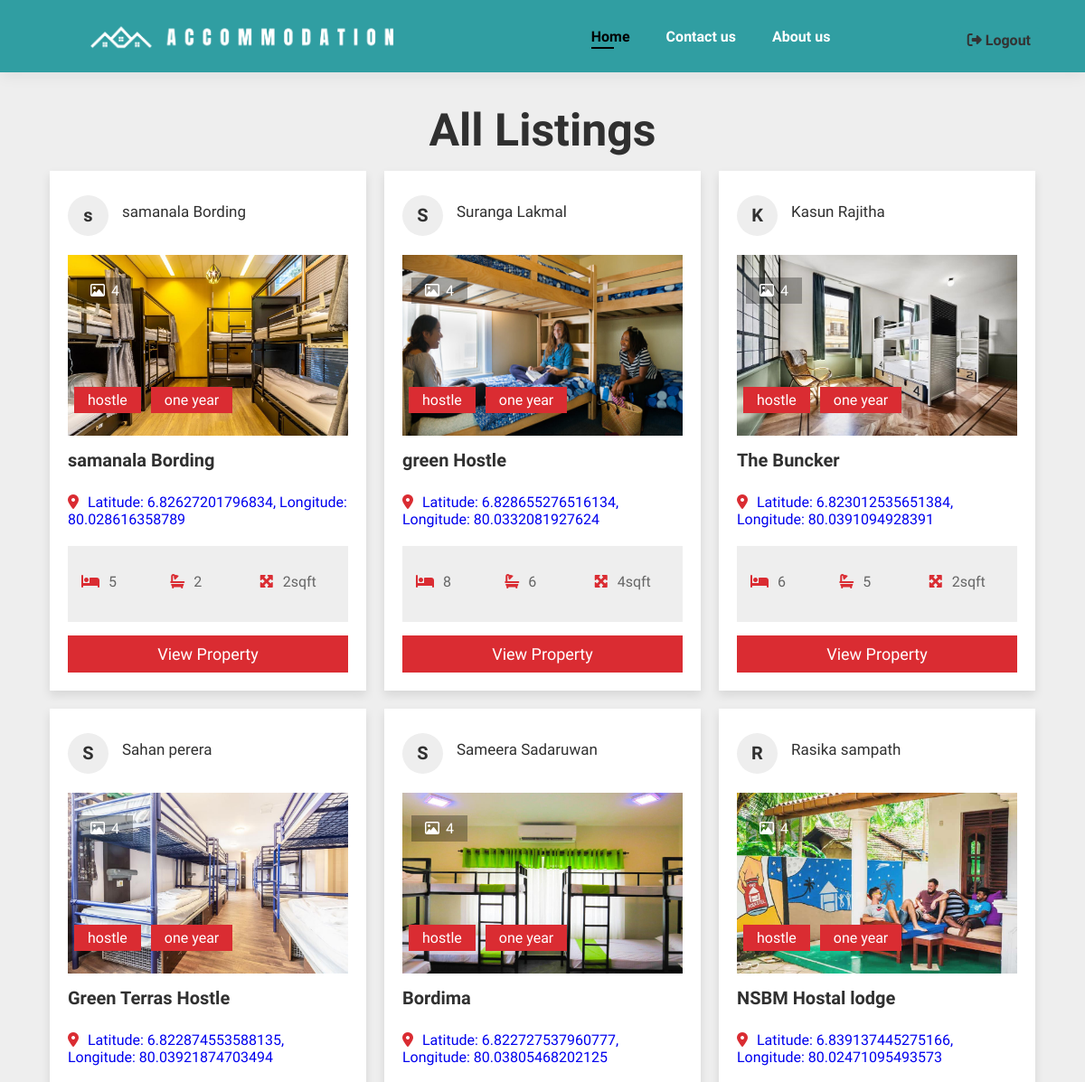
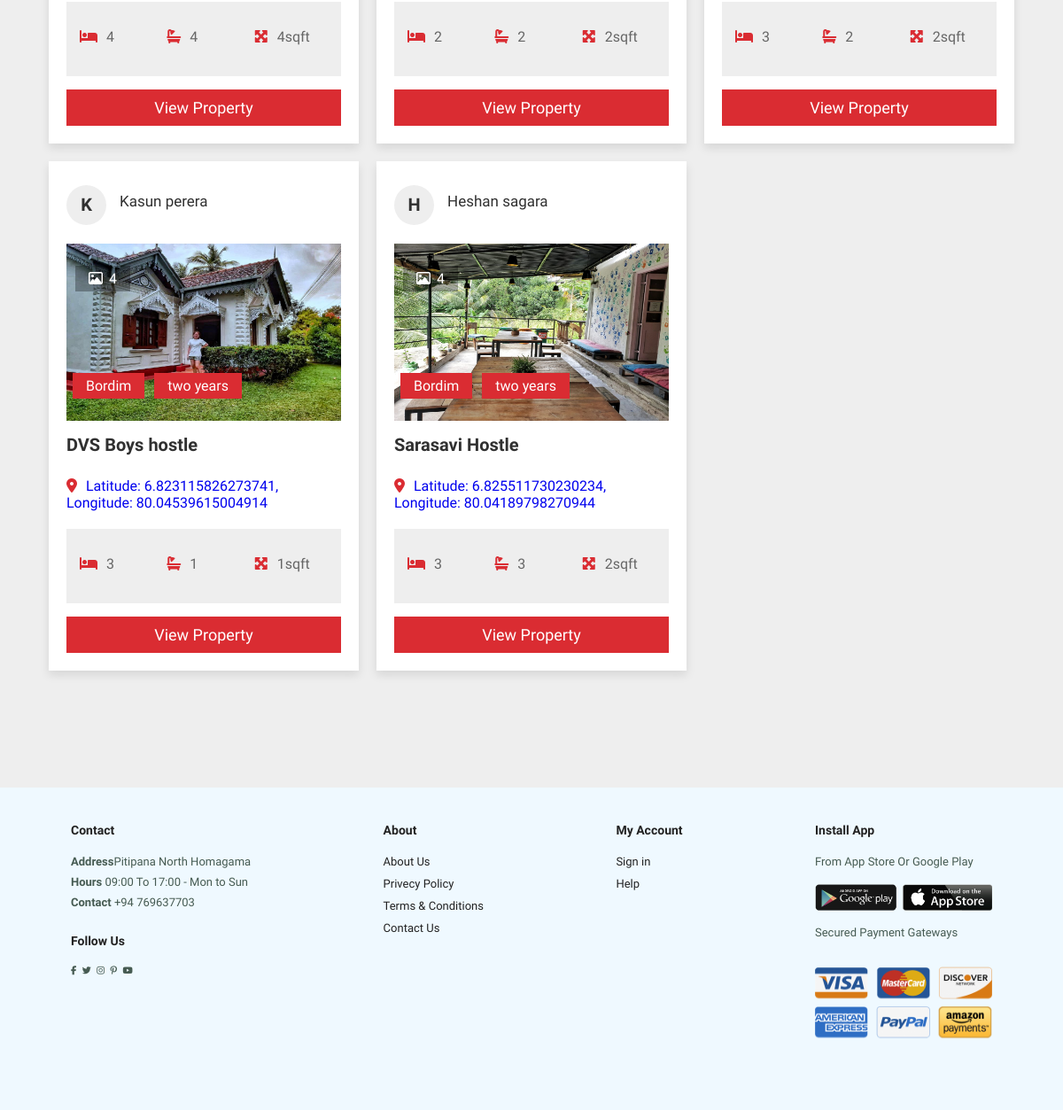
Screenshot of /Landlord/warden/listing.php with the database file from the repository (2 pictures, top to bottom).
### tables this page shows
CREATE TABLE `property_list` (
  `property_id` int(11) NOT NULL,
  `property_name` varchar(200) NOT NULL,
  `property_location` varchar(300) NOT NULL,
  `monthly_rental_amount` decimal(10,2) DEFAULT NULL,
  `owner_name` varchar(100) NOT NULL,
  `phone_number` varchar(10) NOT NULL,
  `building_type` varchar(50) NOT NULL,
  `agreement_type` varchar(50) NOT NULL,
  `deposit_amount` decimal(10,2) DEFAULT NULL,
  `bedrooms` int(11) NOT NULL,
  `bathrooms` int(11) NOT NULL,
  `carpet_area` int(11) NOT NULL,
  `furniture` enum('Yes','No') NOT NULL,
  `kitchen` enum('Yes','No') NOT NULL,
  `security_guards` enum('Yes','No') NOT NULL,
  `power_backup` enum('Yes','No') NOT NULL,
  `property_desc` text DEFAULT NULL,
  `property_image_url` varchar(300) NOT NULL
);

### Landlord/warden/listing.php (the view, shortened to what this page needs)
<!DOCTYPE html>
<html lang="en">
<head>
    <link rel="stylesheet" href="css/styles.css">
    <link rel="stylesheet" href="css/warden.css">
</head>
<body>
<?php include ("partials/nav.php"); ?>
<section class="listings">
    <h1 class="heading">All Listings</h1>
    <div class="box-container">
    <?php
$servername = "localhost";
$username = "root";
$password = "";
$database = "accommodation";
$conn = new mysqli($servername, $username, $password, $database);
$sql = "SELECT * FROM property_list";
$result = $conn->query($sql);
if ($result->num_rows > 0) {
    while($row = $result->fetch_assoc()) {
?>
        <div class="box">
            <div class="admin">
                <h3><?php echo substr($row["owner_name"], 0, 1); ?></h3>
                <div>
                    <p><?php echo $row["owner_name"]; ?></p>
                </div>
            </div>
            <div class="thumb">
                            <p class="total-images"><i class="far fa-image"></i><span>4</span></p>
                            <p class="type"><span><?php echo $row["building_type"]; ?></span>
                            <span><?php echo $row["agreement_type"]; ?></span></p>
                            <img src="<?php echo htmlspecialchars('../'.$row["property_image_url"]); ?>" alt="<?php echo htmlspecialchars($row["property_name"]); ?>">
                        </div>
            <h3 class="name"><?php echo $row["property_name"]; ?></h3>
            <p class="location"><a href="<?php echo $row["property_location"]; ?>" target="_blank"><i class="fas fa-map-marker-alt"></i><span><?php echo $row["property_location"]; ?></span></a></p>
            <div class="flex">
                <p><i class="fas fa-bed"></i><span><?php echo $row["bedrooms"]; ?></span></p>
                <p><i class="fas fa-bath"></i><span><?php echo $row["bathrooms"]; ?></span></p>
                <p><i class="fas fa-maximize"></i><span><?php echo $row["carpet_area"]; ?>sqft</span></p>
            </div>
            <a href="view.property.php?id=<?php echo $row["property_id"]; ?>" class="btn">view property</a>
        </div>
        <?php
        }
      } else {
    echo "0 results";
   }
   ?>
    </div>
 </section>
 <br><br><br><br><br><br><br><br><br><br><br><br>
<?php include ("partials/footer.php"); ?>
</body>
</html>

### Landlord/warden/css/styles.css (style rules this page uses)
* { margin: 0; padding: 0; box-sizing: border-box; font-family: 'Spartan', sans-serif; }
h1 { font-size: 50px; line-height: 40px; color: #222; }
p { font-size: 16px; color: #465b52; margin: 15px 0 20px; }
body { width: 100%; }

### Landlord/warden/css/warden.css (style rules this page uses)
:root { --main-color:#DA2C32; --light-color:#666; --light-bg:#eee; --white:#fff; --black:#303030; --border:.1rem solid var(--light-color); --box-shodow:0 .5rem 1rem rgba(0,0,0,.1); }
* { font-family: 'Montserrat', sans-serif; margin: 0; padding: 0; box-sizing: border-box; outline: none; border: none; text-decoration: none; }
html { font-size: 62.5%; overflow-x: hidden; scroll-behavior: smooth; scroll-padding-top: 10rem; }
body { background-color: var(--light-bg); }
.heading { text-align: center; padding-bottom: 2.5rem; font-size: 5rem; color: var(--black); text-transform: capitalize; }
.btn, .inline-btn, .approve-btn, .reject-btn { margin-top: 1rem; padding: 1rem 3rem; background-color: var(--main-color); color: var(--white); cursor: pointer; text-align: center; font-size: 1.8rem; text-transform: capitalize; }
.btn, .approve-btn, .reject-btn { display: block; width: 100%; }
.listings .box-container { display: grid; grid-template-columns: repeat(auto-fit, 35rem); gap: 2rem; justify-content: center; align-items: flex-start; }
.listings .box-container .box { background-color: var(--white); box-shadow: var(--box-shodow); padding: 2rem; overflow-x: hidden; }
.listings .box-container .box .admin { display: flex; align-items: center; gap: 1.5rem; }
.listings .box-container .box .admin h3 { height: 4.5rem; line-height: 4.4rem; width: 4.5rem; border-radius: 50%; font-size: 2rem; color: var(--black); background-color: var(--light-bg); text-align:center; }
.listings .box-container .box .admin p { font-size: 1.7rem; color: var(--black); padding-bottom: .3rem; }
.listings .box-container .box .thumb { position: relative; height: 20rem; overflow: hidden; margin: 1.5rem 0; }
.listings .box-container .box .thumb img { height: 100%; width: 100%; transition: .2s linear; }
.listings .box-container .box .thumb .total-images { position: absolute; top: 1rem; left: 1rem; background-color: rgba(0,0,0,.3); color: var(--white); padding: .5rem 1.5rem; font-size: 1.6rem; z-index: 1; }
.listings .box-container .box .thumb .total-images i { margin-right: .7rem; }
.listings .box-container .box .thumb .type { position: absolute; bottom: 1rem; left: .7rem; z-index: 1; }
.listings .box-container .box .thumb .type span { margin-right: .7rem; padding: .5rem 1.5rem; color: var(--white); background-color: var(--main-color); font-size: 1.6rem; }
.listings .box-container .box .name { font-size: 2rem; text-overflow: ellipsis; overflow-x: hidden; color: var(--black); margin-bottom: .5rem; }
.listings .box-container .box .location { padding-top: 1rem; font-size: 1.6rem; color: var(--light-color); }
.listings .box-container .box .location i { margin-right: 1rem; color: var(--main-color); }
.listings .box-container .box .flex { display: flex; background-color: var(--light-bg); padding: 1.5rem; justify-content: space-between; align-items: center; margin: 1.5rem 0; flex-wrap: wrap; gap: 1.5rem; }
.listings .box-container .box .flex p { font-size: 1.6rem; flex: 1 1 4rem; }
.listings .box-container .box .flex p span { color: var(--light-color); }
.listings .box-container .box .flex p i { margin-right: 1rem; color: var(--main-color); }
:root { --border: 2px solid black; }

### rows the page displays
property_list: owner_name "s", owner_name "samanala Bording", building_type "hostle", agreement_type "one year", property_image_url (picture), property_name "samanala Bording", property_location "Latitude: 6.82627201796834, Longitude: 80.028616358789", bedrooms "5", bathrooms "2", carpet_area "2"
property_list: owner_name "S", owner_name "Suranga Lakmal", building_type "hostle", agreement_type "one year", property_image_url (picture), property_name "green Hostle", property_location "Latitude: 6.828655276516134, Longitude: 80.0332081927624", bedrooms "8", bathrooms "6", carpet_area "4"
property_list: owner_name "K", owner_name "Kasun Rajitha", building_type "hostle", agreement_type "one year", property_image_url (picture), property_name "The Buncker", property_location "Latitude: 6.823012535651384, Longitude: 80.0391094928391", bedrooms "6", bathrooms "5", carpet_area "2"
property_list: owner_name "S", owner_name "Sahan perera", building_type "hostle", agreement_type "one year", property_image_url (picture), property_name "Green Terras Hostle", property_location "Latitude: 6.822874553588135, Longitude: 80.03921874703494", bedrooms "4", bathrooms "4", carpet_area "4"
property_list: owner_name "S", owner_name "Sameera Sadaruwan", building_type "hostle", agreement_type "one year", property_image_url (picture), property_name "Bordima", property_location "Latitude: 6.822727537960777, Longitude: 80.03805468202125", bedrooms "2", bathrooms "2", carpet_area "2"
property_list: owner_name "R", owner_name "Rasika sampath", building_type "hostle", agreement_type "one year", property_image_url (picture), property_name "NSBM Hostal lodge", property_location "Latitude: 6.839137445275166, Longitude: 80.02471095493573", bedrooms "3", bathrooms "2", carpet_area "2"
property_list: owner_name "K", owner_name "Kasun perera", building_type "Bordim", agreement_type "two years", property_image_url (picture), property_name "DVS Boys hostle", property_location "Latitude: 6.823115826273741, Longitude: 80.04539615004914", bedrooms "3", bathrooms "1", carpet_area "1"
property_list: owner_name "H", owner_name "Heshan sagara", building_type "Bordim", agreement_type "two years", property_image_url (picture), property_name "Sarasavi Hostle", property_location "Latitude: 6.825511730230234, Longitude: 80.04189798270944", bedrooms "3", bathrooms "3", carpet_area "2"
